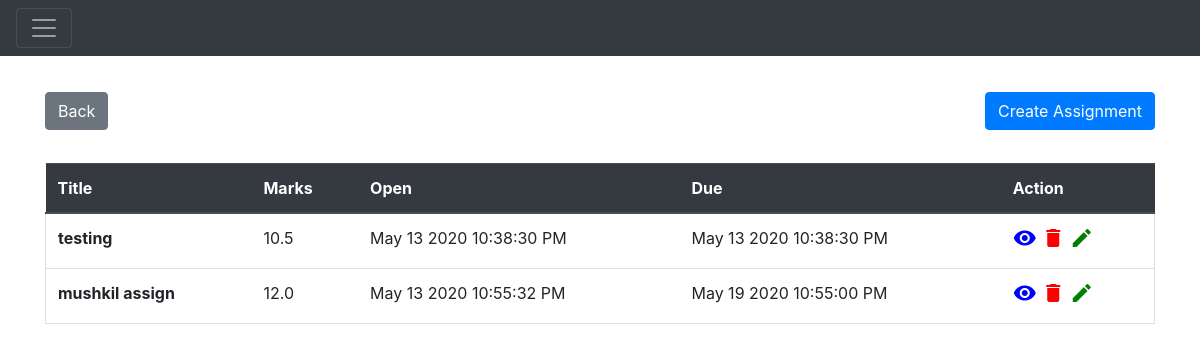
Page /assignments/1 (signed in) on the earlier database version.
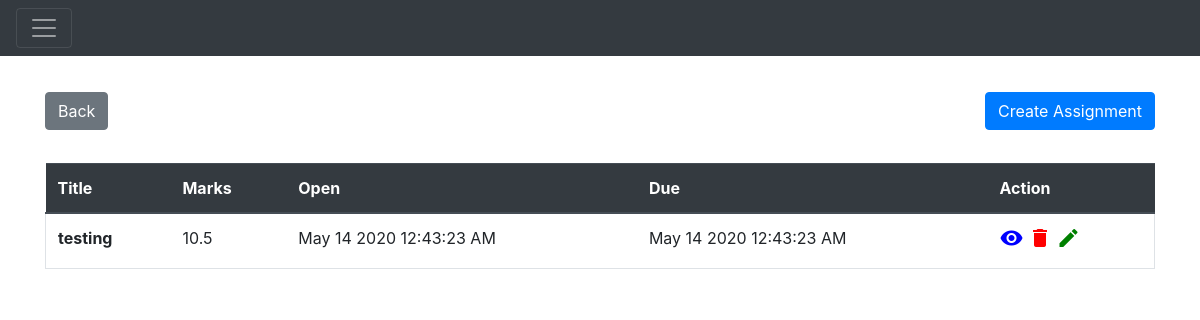
Same page on the later database version.
### Application/models.py (models this page shows)
class Assignment(db.Model):
    __tablename__ = "assignments"
    assignmentId = db.Column(
        db.Integer,
        primary_key=True,
        autoincrement=True
    )
    assignmentName = db.Column(
        db.String(120),
        nullable=False
    )
    assignmentDesc = db.Column(
        db.String(255),
        nullable=False
    )
    assignmentDeadline = db.Column(
        db.DateTime
    )
    courseId = db.Column(db.Integer, db.ForeignKey('courses.courseId'))
    course = relationship("Course", backref="assignments")
    totalMarks = db.Column(db.Float, nullable=False)
    uploadDateTime = db.Column(db.DateTime, nullable=False)

### Application/assignments.py (the view)
@app.route('/assignments/<id>', methods=['GET'])
def getAssignmentsByCourse(id):
    assignments = models.Assignment.query.filter_by(courseId=id).all()
    enrollment = models.Enrollment.query.filter_by(courseId=id, userId=session['id']).first()
    isTeacher = enrollment.enrollmentRole == models.EnrollmentRole.Teacher
    filteredAssignments = []
    for ass in assignments:
        if ass.course.courseId == int(id):
            filteredAssignments.append(ass)
    return render_template('assignments.html', assignments=filteredAssignments, course_id=id, isTeacher=isTeacher)

### Application/templates/assignments.html (shortened to what this page needs)
{% extends 'main.html' %}
{% block head %}
{{ super() }}
{% endblock %}
{% block body %}
{{ super() }}
<div class="container" style="margin-top: 3%">
        <a class="btn btn-secondary" href={{ url_for('coursesite' ,id=course_id) }}>Back</a>
    {% if isTeacher %}
        <button type="button" class="btn btn-primary float-right" data-toggle="modal" data-target="#assignmentModal">
            Create Assignment
        </button>
    {% endif %}
    <table class="table" style="margin-top: 3%">
        <thead class="thead-dark">
        <tr>
            <th scope="col">Title</th>
            <th scope="col">Marks</th>
            <th scope="col">Open</th>
            <th scope="col">Due</th>
            <th scope="col">Action</th>
        </tr>
        </thead>
        <tbody>
        {% for assignment in assignments %}
        <tr class="border">
            <th scope="row">{{assignment.assignmentName}}</th>
            <td>{{assignment.totalMarks}}</td>
            <td>{{assignment.uploadDateTime.strftime("%b %d %Y %r")}}</td>
            <td>{{assignment.assignmentDeadline.strftime("%b %d %Y %r")}}</td>
            <td><a href={{ url_for('getAssignmentDetailById',id=assignment.assignmentId) }}
                >
                <i class="material-icons md-48" style="color:blue;">visibility</i>
                </a>
                {% if isTeacher %}
                <a href={{ url_for('deleteAssignment', id=assignment.assignmentId) }}>
                <i class="material-icons md-36" style="color:red;">delete</i>
                </a>
                <a href={{ url_for('updateAssignment', id=assignment.assignmentId) }}>
                <i class="material-icons md-36" style="color:green;">edit</i>
                </a>
                {% endif %}
            </td>
        </tr>
        {% endfor %}
        </tbody>
    </table>
    <br>
</div>
{% endblock %}

Differences in the rows shown:
removed Assignment: assignmentName "mushkil assign", totalMarks "12.0", uploadDateTime "May 13 2020 10:55:32 PM", assignmentDeadline "May 19 2020 10:55:00 PM"
changed Assignment "testing": uploadDateTime "May 13 2020 10:38:30 PM" → "May 14 2020 12:43:23 AM"; assignmentDeadline "May 13 2020 10:38:30 PM" → "May 14 2020 12:43:23 AM"
